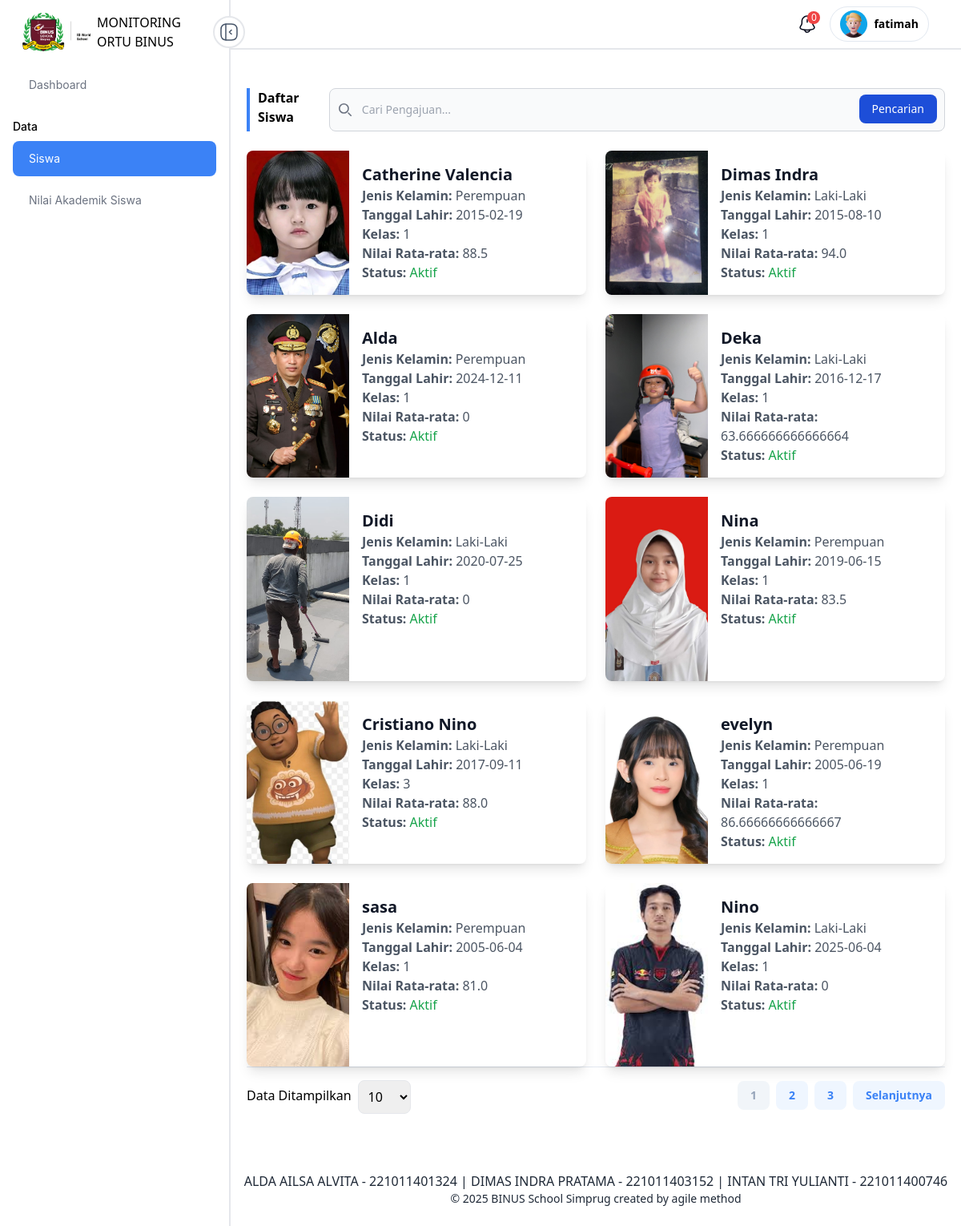
Screenshot of /anak/ (signed in) with the database file from the repository.
### main/models.py (models this page shows, shortened)
class AbstractUser(models.Model):
    user = models.OneToOneField(User, on_delete=models.CASCADE)
    name = models.CharField(null=False, blank=False, max_length=255)
    roles = models.CharField(null=False, blank=False, max_length=255)
    status = models.BooleanField(default=False)
    created = models.DateTimeField(auto_now_add=True)
    updated = models.DateTimeField(auto_now_add=True)

class Murid(models.Model):
    murid_id = models.BigAutoField(primary_key=True)
    name = models.CharField(max_length=255)
    jenis_kelamin = models.CharField(max_length=255)
    foto = models.ImageField(upload_to=RandomFileName('murid/foto/'), null=True, blank=True)
    tanggal_lahir = models.DateField(null=False, blank=False)
    status = models.BooleanField()
    ortu = models.ForeignKey(AbstractUser, on_delete=models.DO_NOTHING)
    kelas = models.BigIntegerField(default=0)
    created = models.DateTimeField(auto_now_add=True)
    updated = models.DateTimeField(auto_now_add=True)
    class Meta:
        managed = True
        db_table = 'Murid'

### web/views/home.py (the view, shortened to what this page needs)
# urls.py: path('anak/', home.anak, name='anak'),
def anak(request):
    murid = Murid.objects.all()
    if request.session.get('roles') == "ORTU":
        murid = Murid.objects.filter(ortu=request.session.get('user_id'))
    if request.GET.get('search'):
        murid = murid.filter(name__icontains=request.GET.get('search'))
    page = request.GET.get('page', 1)
    limit = request.GET.get('limit', 10)
    srz = MuridSerializer(murid, many=True)
    paginator = Paginator(srz.data, limit)
    try:
        items = paginator.page(page)
    except PageNotAnInteger:
        items = paginator.page(1)
    except EmptyPage:
        items = paginator.page(paginator.num_pages)
    context = {
        'data' : items
    }
    return render(request, 'templates/anak/index.html', context=context)

### main/serializers.py (called while the page is built)
    def get_nilai_rata(self, obj):
        list_nilai = Nilai.objects.filter(
            murid=obj.murid_id)
        nilai = 0
        if list_nilai:
            for x in list_nilai:
                nilai += x.nilai
            nilai = nilai/list_nilai.count()
        return nilai

### web/templates/anak/index.html (shortened to what this page needs)
{% extends "partials/base.html" %}
{% load general_function %}
{% block content %}
<div class="py-5">
    <div class="container">
        <div class="flex justify-between">
            <h1 class="text-base font-semibold border-l-4 pl-2.5 border-primaryColor">
                Daftar Siswa
            </h1>
            <form class="w-full" method="GET">
                <div class="relative">
                    <div class="absolute inset-y-0 start-0 flex items-center ps-3 pointer-events-none">
                    </div>
                    <input type="search" name="search" id="search" class="block w-full p-4 ps-10 text-sm text-gray-900 border border-gray-300 rounded-lg bg-gray-50 focus:ring-blue-500 focus:border-blue-500" placeholder="Cari Pengajuan..." />
                    <button type="submit" class="text-white absolute end-2.5 bottom-2.5 bg-blue-700 hover:bg-blue-800 focus:ring-4 focus:outline-none focus:ring-blue-300 font-medium rounded-lg text-sm px-4 py-2 dark:bg-blue-600 dark:hover:bg-blue-700 dark:focus:ring-blue-800">Pencarian</button>
                </div>
            </form>
        </div>
        <br>
        <div class="grid grid-cols-1 sm:grid-cols-2 md:grid-cols-2 lg:grid-cols-2 gap-6">
            {% for x in data %}
            <div class="flex bg-white shadow-lg rounded-lg overflow-hidden">
                <div class="w-32 h-full flex-shrink-0">
                    {% if x.foto %}
                    <img src="{{ x.foto }}" alt="Foto {{ x.name }}" class="w-full h-full object-cover">
                    {% else %}
                    <img src="https://via.placeholder.com/150" alt="Placeholder" class="w-full h-full object-cover">
                    {% endif %}
                </div>
                <div class="p-4 flex flex-col justify-between">
                    <div>
                        <h2 class="text-xl font-bold text-gray-900">{{ x.name }}</h2>
                        <p class="text-gray-600"><strong>Jenis Kelamin:</strong> {{ x.jenis_kelamin }}</p>
                        <p class="text-gray-600"><strong>Tanggal Lahir:</strong> {{ x.tanggal_lahir }}</p>
                        <p class="text-gray-600"><strong>Kelas:</strong> {{ x.kelas }}</p>
                        <p class="text-gray-600"><strong>Nilai Rata-rata:</strong> {{ x.nilai_rata }}</p>
                        <p class="text-gray-600">
                            <strong>Status:</strong>
                            <span class="font-medium {% if x.status %}text-green-600{% else %}text-red-600{% endif %}">
                                {{ x.status|yesno:"Aktif,Nonaktif" }}
                            </span>
                        </p>
                    </div>
                </div>
            </div>
            {% endfor %}
        </div>
        {% include 'partials/pagination.html' %}
    </div>
</div>
{% endblock %}

### web/partials/base.html (shortened to what this page needs)
<!doctype html>
<html lang="en">
{%load static%}
<head>
    <script src="https://cdn.tailwindcss.com/3.4.0"></script>
    <link rel="stylesheet" type="text/css" href="https://printjs-4de6.kxcdn.com/print.min.css">
    <link rel="stylesheet" href="{% static './css/app-e2100fa4.css' %}" />
    <link href="https://cdn.jsdelivr.net/npm/izitoast@1.4.0/dist/css/iziToast.min.css" rel="stylesheet">
    <link rel="stylesheet" href="https://cdnjs.cloudflare.com/ajax/libs/font-awesome/6.5.1/css/all.min.css"
 />
    <link rel="stylesheet" href="https://cdnjs.cloudflare.com/ajax/libs/limonte-sweetalert2/11.10.5/sweetalert2.min.css"
 />
    <link rel='stylesheet'
        href='https://cdn-uicons.flaticon.com/2.1.0/uicons-regular-rounded/css/uicons-regular-rounded.css'>
    <link href="https://cdn.jsdelivr.net/npm/select2@4.1.0-rc.0/dist/css/select2.min.css" rel="stylesheet" />
</head>
<body class="main-layout" x-bind:class="{
    mainMenuExpanded: mainMenu.isExpanded,
    mainMenu2Expanded: mainMenu2.isExpanded,
    userMenuExpanded: userMenu.isExpanded,
    menuExpanded: menu.isExpanded,
}" x-data="{
    mainMenu: {
        isExpanded: false
    },
    mainMenu2:{
        isExpanded:true
    },
    userMenu: {
        isExpanded: false
    },
    menu: {
        isExpanded: false
    },
}">
    <div class="flex h-screen">
        {% if request.session.roles == "GURU" %}
            {% include "partials/sidebar_guru.html"%}
        {% else %}
            {% include "partials/sidebar.html"%}
        {% endif %}
        <div class="flex-1 h-screen overflow-auto absolute w-screen sm:static">
            <nav class="bg-white border-b-2">
                <div class="container mx-auto flex items-center justify-between py-5 px-5 sm:py-2 sm:px-10">
                    <div class="flex items-center gap-4">
                        <div class="relative">
                            <button onclick="toggleDropdown()"
                                class="flex items-center text-gray-600 hover:text-gray-800 focus:outline-none">
                                <img src="{% static './layouts/sidebar2/notification-navbar.svg' %}" alt="notification">
                                <span
                                    class="bg-red-500 text-white rounded-full w-4 h-4 flex items-center justify-center text-xs absolute top-0 right-0 -mt-1 -mr-1"
                                    id="total_notif">0</span>
                            </button>
                        </div>
                        <div class="relative">
                            <button x-on:click="userMenu.isExpanded = !userMenu.isExpanded"
                                class="flex items-center md:px-3 md:py-1 bg-white  rounded-full md:border md:border-[#E2E8F0]">
                                <img src="{% static './layouts/apps/admin/avatar.png' %}" alt="avatar" class="mr-2"
                                    loading="lazy">
                                <div class="flex-col items-start justify-start hidden md:flex">
                                    <span class="text-sm font-semibold">
                                        {{ request.session.name }}
                                    </span>
                                </div>
                            </button>
                        </div>
                    </div>
                </div>
            </nav>
            <div class="py-7 px-5">
                {% block content %}
                {% endblock content %}
            </div>
            <footer class="bg-white text-gray-800 py-6">
                <div class="container mx-auto px-4 text-center">
                    <marquee>
                        <span class="text-gray-800 hover:text-gray-800">ALDA AILSA ALVITA - 221011401324 | </span>
                        <span class="text-gray-800 hover:text-gray-800">DIMAS INDRA PRATAMA - 221011403152 | </span>
                        <span class="text-gray-800 hover:text-gray-800">INTAN TRI YULIANTI - 221011400746</span>
                    </marquee>
                    <p class="text-sm">&copy; 2025 BINUS School Simprug created by agile method</p>
                </div>
            </footer>
        </div>
    </div>
    <link rel="stylesheet" href="https://cdnjs.cloudflare.com/ajax/libs/font-awesome/4.7.0/css/font-awesome.min.css">
</body>
</html>

### static/css/app-e2100fa4.css (style rules this page uses)
html { line-height: 1.5; -webkit-text-size-adjust: 100%; -moz-tab-size: 4; -o-tab-size: 4; tab-size: 4; font-family: ui-sans-serif, system-ui, -apple-system, BlinkMacSystemFont, Segoe UI, Roboto, Helvetica Neue, Arial, Noto Sans, sans-serif, "Apple Color Emoji", "Segoe UI Emoji", Segoe UI Symbol, "Noto Color Emoji"; font-feature-settings: normal; font-variation-settings: normal }
body { margin: 0; line-height: inherit }
h1, h2, h3, h4, h5, h6 { font-size: inherit; font-weight: inherit }
b, strong { font-weight: bolder }
button, input, optgroup, select, textarea { font-family: inherit; font-feature-settings: inherit; font-variation-settings: inherit; font-size: 100%; font-weight: inherit; line-height: inherit; color: inherit; margin: 0; padding: 0 }
button, select { text-transform: none }
button, [type=button], [type=reset], [type=submit] { -webkit-appearance: button; background-color: transparent; background-image: none }
[type=search] { -webkit-appearance: textfield; outline-offset: -2px }
blockquote, dl, dd, h1, h2, h3, h4, h5, h6, hr, figure, p, pre { margin: 0 }
input::placeholder, textarea::placeholder { opacity: 1; color: #9ca3af }
button, [role=button] { cursor: pointer }
img, svg, video, canvas, audio, iframe, embed, object { display: block; vertical-align: middle }
img, video { max-width: 100%; height: auto }
.container { width: 100% }
@media (min-width: 640px) { .container { max-width: 640px } }
@media (min-width: 768px) { .container { max-width: 768px } }
@media (min-width: 1024px) { .container { max-width: 1024px } }
.absolute { position: absolute }
.relative { position: relative }
.right-0 { right: 0 }
.top-0 { top: 0 }
.mx-auto { margin-left: auto; margin-right: auto }
.mr-2 { margin-right: .5rem }
.block { display: block }
.flex { display: flex }
.grid { display: grid }
.hidden { display: none }
.h-4 { height: 1rem }
.h-full { height: 100% }
.h-screen { height: 100vh }
.w-4 { width: 1rem }
.w-full { width: 100% }
.w-screen { width: 100vw }
.flex-col { flex-direction: column }
.items-start { align-items: flex-start }
.items-center { align-items: center }
.justify-start { justify-content: flex-start }
.justify-center { justify-content: center }
.justify-between { justify-content: space-between }
.gap-4 { gap: 1rem }
.overflow-auto { overflow: auto }
.overflow-hidden { overflow: hidden }
.rounded-full { border-radius: 9999px }
.rounded-lg { border-radius: .5rem }
.border { border-width: 1px }
.bg-red-500 { --tw-bg-opacity: 1; background-color: rgb(239 68 68 / var(--tw-bg-opacity)) }
.bg-white { --tw-bg-opacity: 1; background-color: rgb(255 255 255 / var(--tw-bg-opacity)) }
.p-4 { padding: 1rem }
.px-4 { padding-left: 1rem; padding-right: 1rem }
.px-5 { padding-left: 1.25rem; padding-right: 1.25rem }
.py-2 { padding-top: .5rem; padding-bottom: .5rem }
.py-5 { padding-top: 1.25rem; padding-bottom: 1.25rem }
.py-6 { padding-top: 1.5rem; padding-bottom: 1.5rem }
.text-center { text-align: center }
.text-base { font-size: 1rem; line-height: 1.5rem }
.text-sm { font-size: .875rem; line-height: 1.25rem }
.text-xl { font-size: 1.25rem; line-height: 1.75rem }
.text-xs { font-size: .75rem; line-height: 1rem }
.font-bold { font-weight: 700 }
.font-medium { font-weight: 500 }
.font-semibold { font-weight: 600 }
.text-gray-600 { --tw-text-opacity: 1; color: rgb(75 85 99 / var(--tw-text-opacity)) }
.text-gray-900 { --tw-text-opacity: 1; color: rgb(17 24 39 / var(--tw-text-opacity)) }
.text-white { --tw-text-opacity: 1; color: rgb(255 255 255 / var(--tw-text-opacity)) }
@media (min-width: 768px) { .md\:flex { display: flex } }
@media (min-width: 768px) { .md\:border { border-width: 1px } }
@media (min-width: 768px) { .md\:border-\[\#E2E8F0\] { --tw-border-opacity: 1; border-color: rgb(226 232 240 / var(--tw-border-opacity)) } }
@media (min-width: 768px) { .md\:px-3 { padding-left: .75rem; padding-right: .75rem } }
@media (min-width: 768px) { .md\:py-1 { padding-top: .25rem; padding-bottom: .25rem } }

### rows the page displays
AbstractUser: session.name "fatimah"
Murid: name "Catherine Valencia", jenis_kelamin "Perempuan"
Murid: name "Dimas Indra", jenis_kelamin "Laki-Laki"
Murid: name "Alda", jenis_kelamin "Perempuan"
Murid: name "Deka", jenis_kelamin "Laki-Laki"
Murid: name "Didi", jenis_kelamin "Laki-Laki"
Murid: name "Nina", jenis_kelamin "Perempuan"
Murid: name "Cristiano Nino", jenis_kelamin "Laki-Laki"
Murid: name "evelyn", jenis_kelamin "Perempuan"
Murid: name "sasa", jenis_kelamin "Perempuan"
Murid: name "Nino", jenis_kelamin "Laki-Laki"

### other values shown
{{ x.tanggal_lahir }} "2015-02-19" "2015-08-10" "2024-12-11" "2016-12-17" "2020-07-25" "2019-06-15" "2017-09-11" "2005-06-19" "2005-06-04" "2025-06-04"
{{ x.kelas }} "1" "1" "1" "1" "1" "1" "3" "1" "1" "1"
{{ x.nilai_rata }} "88.5" "94.0" "0" "63.666666666666664" "0" "83.5" "88.0" "86.66666666666667" "81.0" "0"
{{ x.status|yesno:"Aktif,Nonaktif" }} "Aktif" "Aktif" "Aktif" "Aktif" "Aktif" "Aktif" "Aktif" "Aktif" "Aktif" "Aktif"
{{ i }} "1"
{{ i }} "2" "3"
